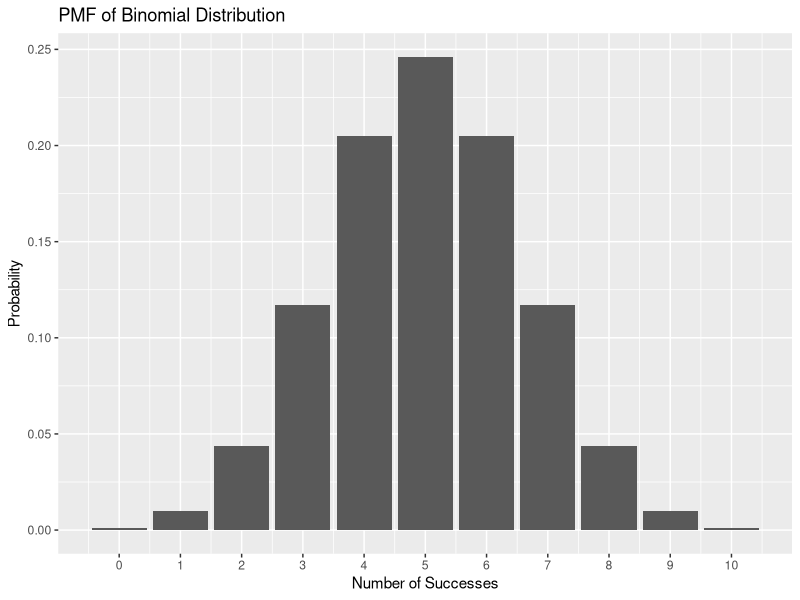
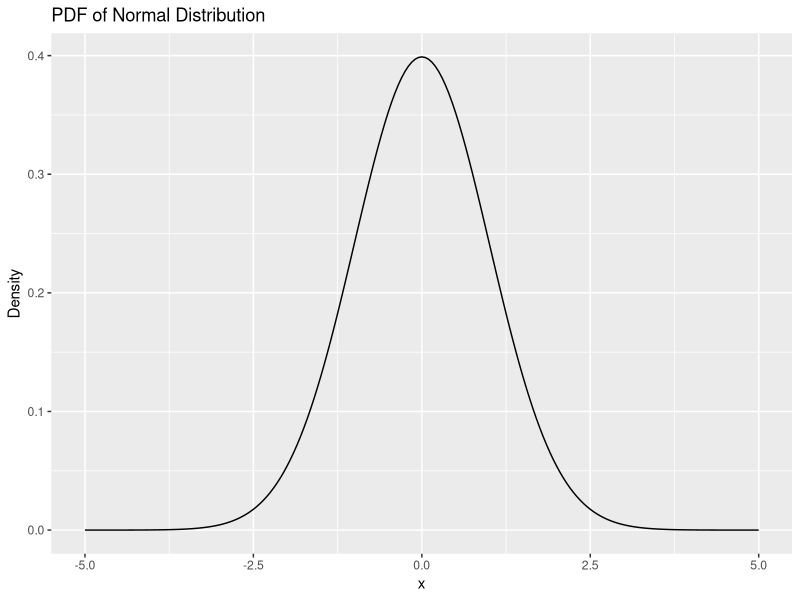
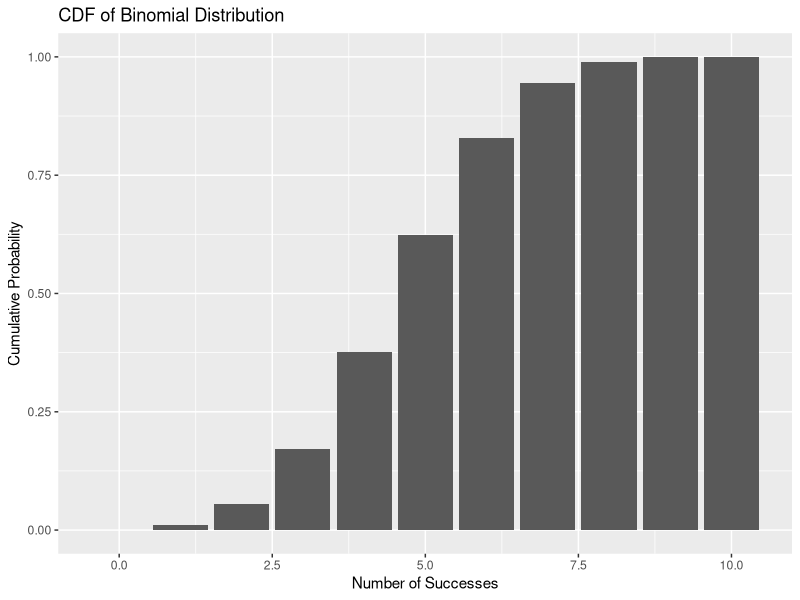
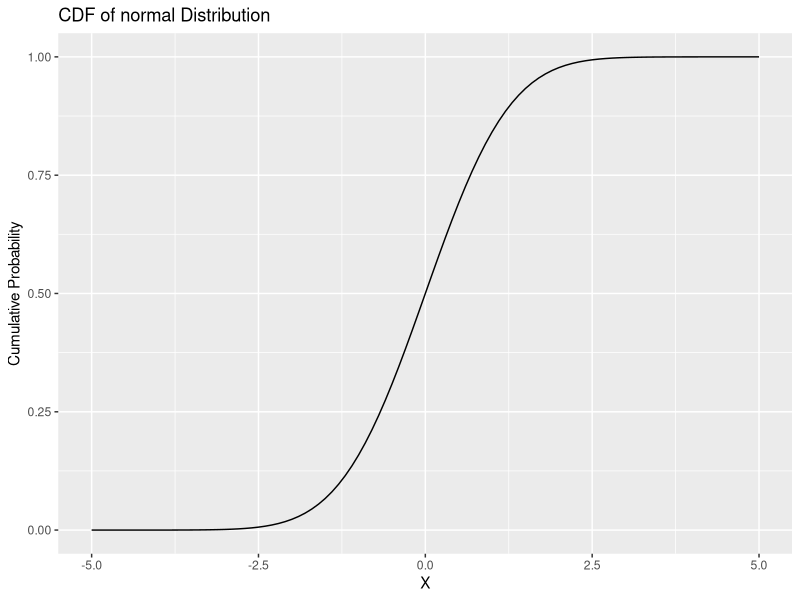
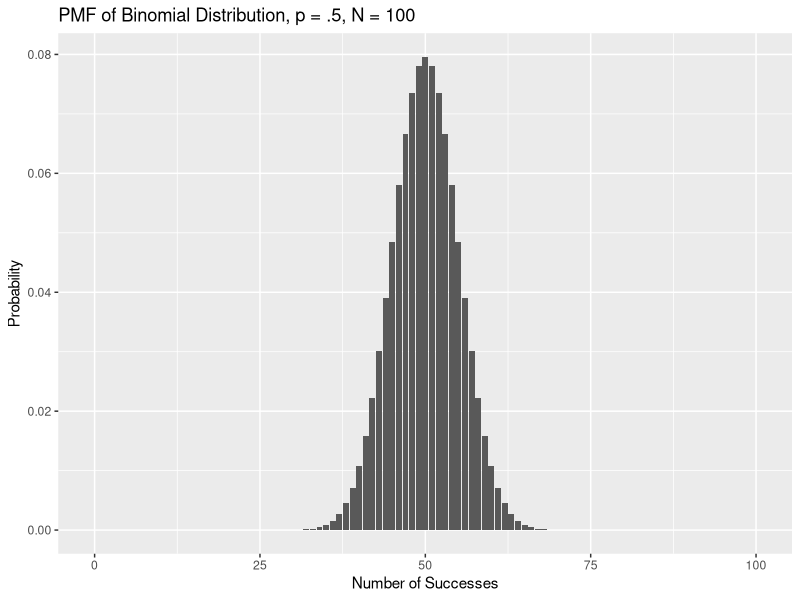
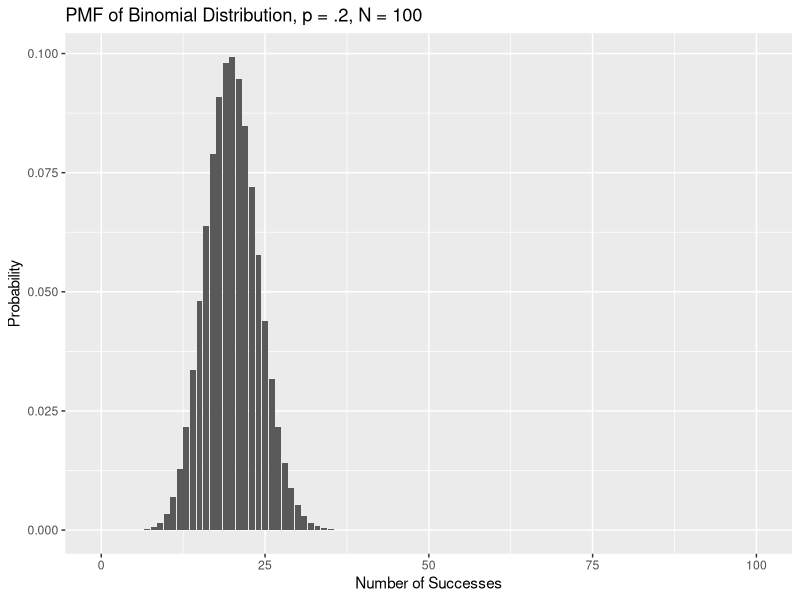
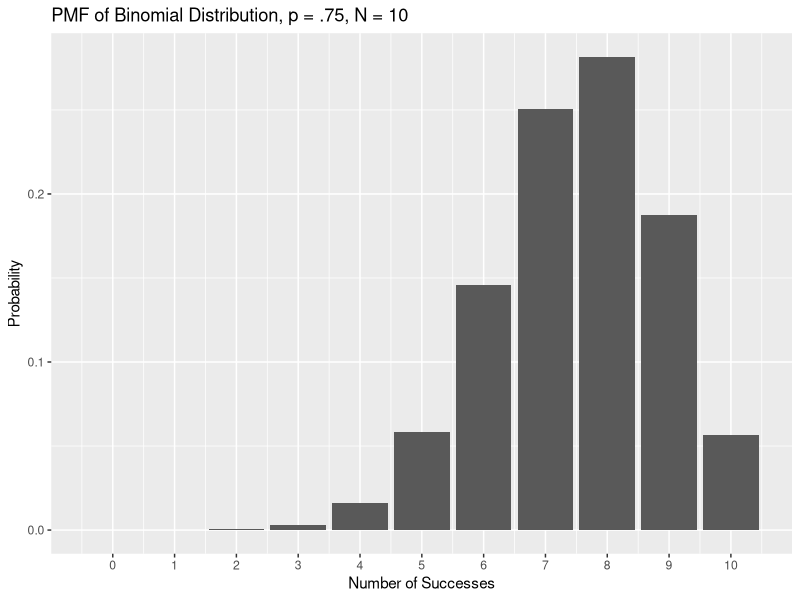
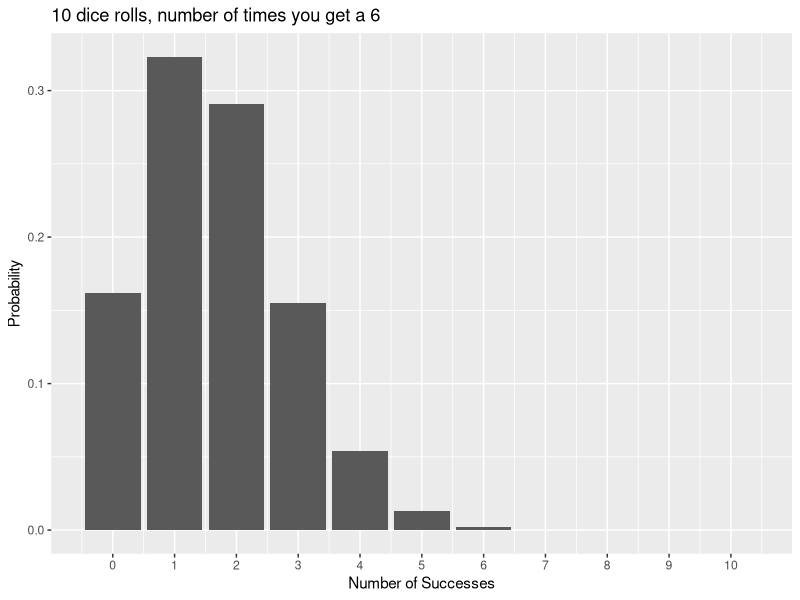

Generate these figures, in order, with R:
## ---- chunk 1
#| code-fold: true
library(ggplot2)
# Set the parameters
n <- 10 ;p <- 0.5; x <- 0:n
# Calculate the probability mass function
pmf <- dbinom(x, n, p)
pmf_df <- data.frame(x, pmf)
#creates a ggplot object with pmf_df as the data source 
ggplot(pmf_df, aes(x = x, y = pmf)) +
  geom_bar(stat = "identity") +
  ggtitle("PMF of Binomial Distribution") + xlab("Number of Successes") +
  ylab("Probability") +scale_x_continuous(breaks = seq(0, 10, by = 1))
## ---- chunk 2
pmf_df
## ---- chunk 3
#| code-fold: true
x <- seq(from = -5, to = 5, by = 0.05)
norm_dat <- data.frame(x = x, pdf = dnorm(x))
ggplot(norm_dat) + geom_line(aes(x = x, y = pdf)) +  ggtitle("PDF of Normal Distribution") +
  ylab("Density")
## ---- chunk 4
#| code-fold: true
# Set the parameters
n <- 10;p <- 0.5;x <- 0:n
# Cumulative Distribution Function
cdf <- pbinom(x, n, p)
cdf_df <- data.frame(x, cdf)
#creates a ggplot object with cdf_df as the data source
ggplot(cdf_df, aes(x = x, y = cdf)) +
  geom_bar(stat = "identity") + 
  ggtitle("CDF of Binomial Distribution") +
  xlab("Number of Successes") + ylab("Cumulative Probability")
## ---- chunk 5
#| code-fold: true
q <- seq(from = -5, to = 5, by = 0.1)
norm_dat <- data.frame(q = q, cdf = pnorm(q))
ggplot(norm_dat) + geom_line(aes(x = q, y = cdf)) +  ggtitle("CDF of normal Distribution") +
  xlab("X") + ylab("Cumulative Probability")
## ---- chunk 6
#| code-fold: true
n <- 100 ;p <- 0.5; x <- 0:n
# Calculate the probability mass function
pmf <- dbinom(x, n, p)
pmf_df <- data.frame(x, pmf)
#creates a ggplot object with pmf_df as the data source 
ggplot(pmf_df, aes(x = x, y = pmf)) +
  geom_bar(stat = "identity") +
  ggtitle("PMF of Binomial Distribution, p = .5, N = 100") + xlab("Number of Successes") +
  ylab("Probability")
## ---- chunk 7
#| code-fold: true
n <- 100 ;p <- 0.2; x <- 0:n
# Calculate the probability mass function
pmf <- dbinom(x, n, p)
pmf_df <- data.frame(x, pmf)
#creates a ggplot object with pmf_df as the data source 
ggplot(pmf_df, aes(x = x, y = pmf)) +
  geom_bar(stat = "identity") +
  ggtitle("PMF of Binomial Distribution, p = .2, N = 100") + xlab("Number of Successes") +
  ylab("Probability")
## ---- chunk 8
#| code-fold: true
n <- 10 ;p <- 0.75; x <- 0:n
# Calculate the probability mass function
pmf <- dbinom(x, n, p)
pmf_df <- data.frame(x, pmf)
#creates a ggplot object with pmf_df as the data source 
ggplot(pmf_df, aes(x = x, y = pmf)) +
  geom_bar(stat = "identity") +
  ggtitle("PMF of Binomial Distribution, p = .75, N = 10") + xlab("Number of Successes") +
  ylab("Probability") +scale_x_continuous(breaks = seq(0, 10, by = 1))
## ---- chunk 9
#| code-fold: true
n <- 10 ;p <- 1/6; x <- 0:n
# Calculate the probability mass function
pmf <- dbinom(x, n, p)
pmf_df <- data.frame(x, pmf)
#creates a ggplot object with pmf_df as the data source 
ggplot(pmf_df, aes(x = x, y = pmf)) +
  geom_bar(stat = "identity") +
  ggtitle("10 dice rolls, number of times you get a 6") + xlab("Number of Successes") +
  ylab("Probability") +scale_x_continuous(breaks = seq(0, 10, by = 1))
## ---- chunk 10
#| code-fold: true
#density
 dbinom(x = 2, size = 10, prob = .5)
## ---- chunk 11
#| code-fold: true
 dbinom(x = 0:10, size = 10, prob = .5)
## ---- chunk 12
#| code-fold: true
n <- 20 ;p <- 0.5; x <- 0:n
# Calculate the probability mass function
pmf <- dbinom(x, n, p)
pmf_df <- data.frame(x, pmf)
#creates a ggplot object with pmf_df as the data source 
ggplot(pmf_df, aes(x = x, y = pmf)) +
  geom_bar(stat = "identity") +
  ggtitle("PMF of Binomial Distribution, p = .5, N = 20") + xlab("Number of Successes") +
  ylab("Probability") +scale_x_continuous(breaks = seq(0, 20, by = 1)) 
## ---- chunk 13
#| code-fold: true
# Set the parameters
n <- 20;p <- 0.5;x <- 0:n
# Cumulative Distribution Function
cdf <- pbinom(x, n, p)
cdf_df <- data.frame(x, cdf)
#creates a ggplot object with cdf_df as the data source
ggplot(cdf_df, aes(x = x, y = cdf)) +
  geom_bar(stat = "identity") + 
  ggtitle("CDF of Binomial Distribution") +
  xlab("Number of Successes") + ylab("Cumulative Probability") +scale_x_continuous(breaks = seq(0, 20, by = 1))
## ---- chunk 14
#| code-fold: true
#probability
pbinom(q = 11, size = 20, prob = .5)
## ---- chunk 15
#quantile
qbinom(p = 0.75, size = 20, prob = 0.5)
## ---- chunk 16
qbinom(p = 0.7482, size = 20, prob = 0.5)
## ---- chunk 17
#random
rbinom(n = 100, size = 20, prob = .5)
## ---- chunk 18
#| code-fold: true
df <- replicate(100, rbinom(n = 20, size = 1, prob = 0.5))
results_df <- as.data.frame(t(df))
colnames(results_df) <- paste0("Trial_", 1:20)
results_df$total_successes <- rowSums(results_df)
results_df
## ---- chunk 19
#| code-fold: true
n <- 40 ;p <- 0.25; x <- 0:n
# Calculate the probability mass function
pmf <- dbinom(x, n, p)
pmf_df <- data.frame(x, pmf)
#creates a ggplot object with pmf_df as the data source 
ggplot(pmf_df, aes(x = x, y = pmf)) +
  geom_bar(stat = "identity") +
  ggtitle("PMF of Binomial Distribution, p = .25, N = 40") + xlab("Number of Successes") +
  ylab("Probability") +scale_x_continuous(breaks = seq(0, 40, by = 1)) 
## ---- chunk 20
.6*40
## ---- chunk 21
pbinom(q = 23, size = 40, prob = .25)
## ---- chunk 22
1-pbinom(q = 23, size = 40, prob = .25)
## ---- chunk 23
#| code-fold: true
lambda <- 4
k_values <- 0:15
probabilities <- dpois(x = k_values, lambda = lambda)
poisson_df <- data.frame(
  k = k_values,
  probability = probabilities
)

ggplot(poisson_df, aes(x = k, y = probability)) +
  geom_col() +
  labs(
    title = paste("Poisson Distribution (lambda =", lambda, ")"),
    subtitle = "Probability Mass Function (PMF)",
    x = "Number of Events (k)",
    y = "Probability P(X=k)"
  ) +  scale_x_continuous(breaks = k_values)
## ---- chunk 24
dpois(x = 0:15, lambda = 8)
## ---- chunk 25
#| code-fold: true
lambda <- 2
k_values <- 0:15
probabilities <- dpois(x = k_values, lambda = lambda)
poisson_df <- data.frame(
  k = k_values,
  probability = probabilities
)

ggplot(poisson_df, aes(x = k, y = probability)) +
  geom_col() +
  labs(
    title = paste("Poisson Distribution (lambda =", lambda, ")"),
    subtitle = "Probability Mass Function (PMF)",
    x = "Number of Events (k)",
    y = "Probability P(X=k)"
  ) +  scale_x_continuous(breaks = k_values)
## ---- chunk 26
#| code-fold: true
mean_val <- 5

size <- 1.5 ## aka theta

k_values <- 0:25

probabilities <- dnbinom(x = k_values, size = size, mu = mean_val)

nb_df <- data.frame(
  k = k_values,
  probability = probabilities
)

ggplot(nb_df, aes(x = k, y = probability)) +
  geom_col() + 
  labs(
    title = "Negative Binomial Distribution, x ~ (mean = 5, size = 1.5)",
    x = "Number of Events (k)",
    y = "Probability P(X=k)"
  ) +
  scale_x_continuous(breaks = seq(0, max(k_values), by = 2))


## ---- chunk 27
#| code-fold: true
x <- seq(from = 30, to = 180, by = 0.05)
norm_dat <- data.frame(x = x, pdf = dnorm(x, 100,15))
ggplot(norm_dat) + geom_line(aes(x = x, y = pdf)) +  ggtitle("PDF of Normal Distribution (100,15)") +
  ylab("Density")
## ---- chunk 28
#| code-fold: true
# 1. Load the ggplot2 library
library(ggplot2)

# 2. Set the parameters for the normal distribution
mean_val <- 0
sd_val <- 1

# 3. Generate a sequence of x-values for the curve
x_values <- seq(mean_val - 4 * sd_val, mean_val + 4 * sd_val, length.out = 500)

# 4. Calculate the probability density for each x-value
y_values <- dnorm(x_values, mean = mean_val, sd = sd_val)

# 5. Create a dataframe for plotting
normal_df <- data.frame(
  x = x_values,
  density = y_values
)

# 6. Create the plot with improved labels
ggplot(normal_df, aes(x = x, y = density)) +

  # --- Shaded Regions for the Empirical Rule ---
  geom_ribbon(data = subset(normal_df, x > mean_val - 3*sd_val & x < mean_val + 3*sd_val),
              aes(ymin = 0, ymax = density), fill = "lightblue", alpha = 0.8) +
  geom_ribbon(data = subset(normal_df, x > mean_val - 2*sd_val & x < mean_val + 2*sd_val),
              aes(ymin = 0, ymax = density), fill = "royalblue", alpha = 0.8) +
  geom_ribbon(data = subset(normal_df, x > mean_val - 1*sd_val & x < mean_val + 1*sd_val),
              aes(ymin = 0, ymax = density), fill = "navyblue", alpha = 0.8) +

  # --- The Curve and Mean Line ---
  geom_line(color = "black", size = 1) +
  geom_vline(xintercept = mean_val, color = "black", linetype = "dashed", size = 1) +
  
  # --- Text Annotations (Revised) ---
  # Label for 68% remains inside
  annotate("text", x = mean_val, y = dnorm(mean_val, mean_val, sd_val) * 0.5, 
           label = "68.26% within 1 SD", size = 5, color = "white", fontface = "bold") +
           
  # Label for 95% is moved above the curve
  annotate("text", x = mean_val + 1.6 * sd_val, y = dnorm(mean_val, mean_val, sd_val) * 0.9, 
           label = "95.44% within 2 SD", size = 4.5, color = "black") +
           
  # Arrow for 95% label
  geom_segment(
    aes(x = mean_val + 1.4 * sd_val, y = dnorm(mean_val, mean_val, sd_val) * 0.8,
        xend = mean_val + 1.1 * sd_val, yend = dnorm(mean_val, mean_val, sd_val) * 0.4),
    arrow = arrow(length = unit(0.2, "cm"))
  ) +
           
  # Label for 99.7% is moved above the curve
  annotate("text", x = mean_val + 2.7 * sd_val, y = dnorm(mean_val, mean_val, sd_val) * 0.4, 
           label = "99.7% within 3 SD", size = 4.5, color = "black") +

  # Arrow for 99.7% label
  geom_segment(
    aes(x = mean_val + 2.5 * sd_val, y = dnorm(mean_val, mean_val, sd_val) * 0.35,
        xend = mean_val + 2.2 * sd_val, yend = dnorm(mean_val + 1.5*sd_val, mean_val, sd_val) * 0.2),
    arrow = arrow(length = unit(0.2, "cm"))
  ) +

  # --- Labels and Theme ---
  labs(
    title = "Visualizing the 68 / 95.44 / 99.7",
    x = "Value",
    y = "Probability Density"
  ) +
  theme_minimal(base_size = 14) +
  # Remove the legend for the fill colors
  theme(legend.position = "none")
## ---- chunk 29
pnorm(q = 140, mean = 100, sd = 15)
## ---- chunk 30
pnorm(q = 2.666, mean = 0, sd = 1)
## ---- chunk 31
pnorm(q = 1.96)
## ---- chunk 32
#| code-fold: true
# 1. Load the ggplot2 library
library(ggplot2)

# 2. Define the parameters for the Standard Normal distribution
mean_val <- 0
sd_val <- 1
cutoff_z <- 1.96

# 3. Generate a sequence of x-values for the curve
x_values <- seq(mean_val - 4 * sd_val, mean_val + 4 * sd_val, length.out = 500)
y_values <- dnorm(x_values, mean = mean_val, sd = sd_val)
normal_df <- data.frame(x = x_values, density = y_values)

# 4. Calculate the exact probability for the label
prob_area <- pnorm(cutoff_z, mean = mean_val, sd = sd_val)

# 5. Create the plot
ggplot(normal_df, aes(x = x, y = density)) +
  # Draw the full bell curve
  geom_line(color = "black", size = 1) +
  
  # Add the shaded region corresponding to pnorm(1.96)
  geom_ribbon(
    data = subset(normal_df, x < cutoff_z),
    aes(ymin = 0, ymax = density),
    fill = "royalblue",
    alpha = 0.8
  ) +
  
  # Add a vertical line marking the cutoff point
  geom_vline(xintercept = cutoff_z, color = "firebrick", linetype = "dashed", size = 1) +
  
  # Add text to display the calculated area/probability
  annotate(
    "text",
    x = 0, 
    y = dnorm(0, mean_val, sd_val) * 0.5,
    label = paste0("Area = ", round(prob_area, 4)),
    size = 6,
    color = "white",
    fontface = "bold"
  ) +
  
  # Add titles and labels
  labs(
    title = "Visualization of pnorm(1.96)",
    subtitle = "Area under the Standard Normal Curve to the left of Z = 1.96",
    x = "Z-score",
    y = "Probability Density"
  ) +
  theme_minimal(base_size = 14)
## ---- chunk 33
dnorm(1.96)
## ---- chunk 34
dnorm(0)
## ---- chunk 35
#| code-fold: true
library(ggplot2)
mean_val <- 0
sd_val <- 1
point_z <- 1.96

x_values <- seq(mean_val - 4 * sd_val, mean_val + 4 * sd_val, length.out = 500)
y_values <- dnorm(x_values, mean = mean_val, sd = sd_val)
normal_df <- data.frame(x = x_values, density = y_values)

density_at_point <- dnorm(point_z, mean = mean_val, sd = sd_val)


ggplot(normal_df, aes(x = x, y = density)) +
  geom_line(color = "black", size = 1) +
  geom_segment(
    aes(x = point_z, y = 0, xend = point_z, yend = density_at_point),
    color = "firebrick",
    size = 1.2
  ) +  geom_point(aes(x = point_z, y = density_at_point), color = "firebrick", size = 4) +
  annotate(
    "text",
    x = point_z - 0.1, 
    y = density_at_point + 0.1,
    label = paste0("Height = dnorm(1.96)\n≈ ", round(density_at_point, 4)),
    size = 5,
    hjust = 0 # Right-justify the text
  ) +
  geom_curve(
    aes(x = point_z - 0.2, y = density_at_point + 0.08, xend = point_z, yend = density_at_point + 0.01),
    arrow = arrow(length = unit(0.2, "cm")),
    curvature = 0.3
  ) +
  labs(
    title = "Visualization of dnorm(1.96)",
    subtitle = "Showing the Density (Height) of the Curve at Z = 1.96",
    x = "Z-score",
    y = "Probability Density (Height)"
  ) +
  theme_minimal(base_size = 14)
## ---- chunk 36
#| code-fold: true
library(ggplot2)
mean_val <- 0
sd_val <- 1
point_z <- .5

x_values <- seq(mean_val - 4 * sd_val, mean_val + 4 * sd_val, length.out = 500)
y_values <- dnorm(x_values, mean = mean_val, sd = sd_val)
normal_df <- data.frame(x = x_values, density = y_values)

density_at_point <- dnorm(point_z, mean = mean_val, sd = sd_val)


ggplot(normal_df, aes(x = x, y = density)) +
  geom_line(color = "black", size = 1) +
  geom_segment(
    aes(x = point_z, y = 0, xend = point_z, yend = density_at_point),
    color = "firebrick",
    size = 1.2
  ) +  geom_point(aes(x = point_z, y = density_at_point), color = "firebrick", size = 4) +
  annotate(
    "text",
    x = point_z - 0.1, 
    y = density_at_point + 0.1,
    label = paste0("\n≈ ", round(density_at_point, 4)),
    size = 5,
    hjust = 0 # Right-justify the text
  ) +
  geom_curve(
    aes(x = point_z - 0.2, y = density_at_point + 0.08, xend = point_z, yend = density_at_point + 0.01),
    arrow = arrow(length = unit(0.2, "cm")),
    curvature = 0.3
  ) +
  labs(
    title = "Density of the Curve at Z = .5",
    x = "Z-score",
    y = "Probability Density (Height)"
  ) +
  theme_minimal(base_size = 14)
## ---- chunk 37
qnorm(.95)
## ---- chunk 38
qnorm(.975)
## ---- chunk 39
rnorm(n = 1, mean = 0, sd = 1)
## ---- chunk 40
rnorm(n = 1, mean = 100, sd = 15)
## ---- chunk 41
rnorm(n = 10, mean = 100, sd = 15)
## ---- chunk 42
#| code-fold: true
# 1. Load the necessary libraries
library(ggplot2)
library(dplyr)

# 2. Define the range for the x-axis
x_vals <- seq(-4, 4, length.out = 500)

# 3. Create a tidy data frame with densities for each distribution
plot_data <- tibble(
  x = x_vals,
  `Normal (df = Inf)` = dnorm(x),
  `t (df = 1)` = dt(x, df = 1),
  `t (df = 5)` = dt(x, df = 5),
  `t (df = 30)` = dt(x, df = 30)
) %>%
  # Pivot the data into a long format suitable for ggplot
  tidyr::pivot_longer(
    cols = -x,
    names_to = "distribution",
    values_to = "density"
  ) %>%
  # Make the 'distribution' column an ordered factor for a clean legend
  mutate(distribution = factor(distribution, levels = c("t (df = 1)", "t (df = 5)", "t (df = 30)", "Normal (df = Inf)")))


# 4. Create the plot
ggplot(plot_data, aes(x = x, y = density, color = distribution)) +
  geom_line(size = 1.2) +
  scale_color_manual(values = c("t (df = 1)" = "firebrick", 
                                "t (df = 5)" = "orange", 
                                "t (df = 30)" = "steelblue", 
                                "Normal (df = Inf)" = "black")) +
  labs(
    subtitle = "The t-distribution approaches the normal distribution as df increase.",
    x = "Value (Z-score)",
    y = "Probability Density",
    color = "Distribution"
  ) +
  theme_minimal(base_size = 14) +
  theme(legend.position = "bottom")
## ---- chunk 43
pt(1.96, df = 1)
## ---- chunk 44
pnorm(1.96)
## ---- chunk 45
pt(1.96, df = 20)
## ---- chunk 46
#| code-fold: true
# 1. Load the necessary libraries
library(ggplot2)
library(dplyr)
library(tidyr)

# 2. Define the range for the x-axis
x_vals <- seq(-4, 4, length.out = 500)

# 3. Create a tidy data frame with CUMULATIVE probabilities
# We now use pnorm() and pt() instead of dnorm() and dt()
plot_data_cdf <- tibble(
  x = x_vals,
  `Normal (df = Inf)` = pnorm(x),
  `t (df = 1)` = pt(x, df = 1),
  `t (df = 5)` = pt(x, df = 5),
  `t (df = 30)` = pt(x, df = 30)
) %>%
  # Pivot the data into a long format suitable for ggplot
  pivot_longer(
    cols = -x,
    names_to = "distribution",
    values_to = "cumulative_prob"
  ) %>%
  # Make the 'distribution' column an ordered factor for a clean legend
  mutate(distribution = factor(distribution, levels = c("t (df = 1)", "t (df = 5)", "t (df = 30)", "Normal (df = Inf)")))


# 4. Create the plot
ggplot(plot_data_cdf, aes(x = x, y = cumulative_prob, color = distribution)) +
  geom_line(size = 1.2) +
  scale_color_manual(values = c("t (df = 1)" = "firebrick", 
                                "t (df = 5)" = "orange", 
                                "t (df = 30)" = "steelblue", 
                                "Normal (df = Inf)" = "black")) +
  labs(
    title = "Normal vs. t-Distribution CDFs",
    x = "Value (Z-score)",
    y = "Cumulative Probability P(X <= x)",
    color = "Distribution"
  ) +
  theme_minimal(base_size = 14) +
  theme(legend.position = "bottom")
## ---- chunk 47
#| code-fold: true
# 1. Load the necessary libraries
library(ggplot2)
library(dplyr)
library(tidyr)

# 2. Define the range for the x-axis
# The F-distribution is only defined for positive values
x_vals <- seq(0, 5, length.out = 500)

# 3. Create a tidy data frame with densities for each distribution
# We use df() to get the density of the F-distribution
plot_data_f <- tibble(
  x = x_vals,
  `F(df1=3, df2=5)` = df(x, df1 = 3, df2 = 5),
  `F(df1=10, df2=20)` = df(x, df1 = 10, df2 = 20),
  `F(df1=500, df2=10)` = df(x, df1 = 500, df2 = 10)
) %>%
  # Pivot the data into a long format suitable for ggplot
  pivot_longer(
    cols = -x,
    names_to = "distribution",
    values_to = "density"
  ) %>%
  # Remove cases where density is infinite (can happen at x=0 for low df)
  filter(is.finite(density))


# 4. Create the plot
ggplot(plot_data_f, aes(x = x, y = density, color = distribution)) +
  geom_line(size = 1.2) +
  labs(title = "F distribution (df1, df2)",
    x = "F-value",
    y = "Density",
    color = "Distribution"
  ) + 
  theme(legend.position = "top")
## ---- chunk 48
#| code-fold: true
# Set parameters
num_samples <- 10000
degrees_freedom <- 4

# Use replicate() to run the expression num_samples times
chi_square_sums <- replicate(
  n = num_samples,
  expr = sum(rnorm(n = degrees_freedom)^2)
)

# Create a dataframe and plot
simulated_data_from_normal <- data.frame(
  chi_square_value = chi_square_sums
)

# Plot a histogram (code is identical to the one above)
ggplot(simulated_data_from_normal, aes(x = chi_square_value)) +
  geom_histogram(aes(y = ..density..), bins = 50, fill = "grey", color = "black") +
  stat_function(fun = dchisq, args = list(df = degrees_freedom), color = "red", size = 1.2) +
  labs(
    title = paste("Chi-Square Distribution Built from Normal Deviates (df =", degrees_freedom, ")"),
    x = "Chi-Square Value",
    y = "Density"
  ) +
  theme_minimal(base_size = 14)
## ---- chunk 49
#| code-fold: true
x_vals <- seq(0, 30, length.out = 500)
plot_data_chi <- tibble(
  x = x_vals,
  `df = 2` = dchisq(x, df = 2),
  `df = 5` = dchisq(x, df = 5),
  `df = 10` = dchisq(x, df = 10)
) %>%
  pivot_longer(
    cols = -x,
    names_to = "distribution",
    values_to = "density"
  ) %>%
  filter(is.finite(density))


ggplot(plot_data_chi, aes(x = x, y = density, color = distribution)) +
  geom_line(size = 1.2) +
  coord_cartesian(ylim = c(0, 0.25)) +
  labs(
    title = "The Chi-Square Distribution",
    subtitle = "The shape becomes less skewed as degrees of freedom (df) increase.",
    x = "Chi-Square Value",
    y = "Probability Density",
    color = "Distribution"
  ) +
  theme_minimal(base_size = 14) +
  theme(legend.position = "top")
## ---- chunk 50
#| code-fold: true
# 1. Load the necessary library
library(ggplot2)

# 2. Set the parameters for the simulation
num_samples <- 10000
df1 <- 5    # Numerator degrees of freedom
df2 <- 20   # Denominator degrees of freedom

# --- DATA PREPARATION ---

# 3a. Create the SIMULATED data (from the chi-square derivation)
chi_square_1 <- rchisq(n = num_samples, df = df1)
chi_square_2 <- rchisq(n = num_samples, df = df2)
f_values <- (chi_square_1 / df1) / (chi_square_2 / df2)
simulated_f_df <- data.frame(f_value = f_values)

# 3b. Create the THEORETICAL data for the smooth curve
x_theoretical <- seq(0, 5, length.out = 500)
theoretical_f_df <- data.frame(
  x = x_theoretical,
  density = df(x_theoretical, df1 = df1, df2 = df2)
)


# --- PLOTTING ---
# We will build the plot by adding layers from our two different dataframes

ggplot() +
  # Layer 1: The histogram from the SIMULATED data
  geom_histogram(
    data = simulated_f_df, 
    aes(x = f_value, y = after_stat(density)), # Use after_stat() for modern ggplot
    bins = 50, 
    fill = "blue", 
    color = "black", 
    alpha = 0.7
  ) +
  
  # Layer 2: The line from the THEORETICAL data
  geom_line(
    data = theoretical_f_df,
    aes(x = x, y = density),
    color = "black",
    size = 1.2
  ) +
  
  # Zoom in on the main part of the distribution
  coord_cartesian(xlim = c(0, 5)) + 
  labs(
    title = "Simulated F-Distribution F(5,20) from Chi-square ",
    x = "F-Value",
    y = "Density"
  ) +
  theme_minimal(base_size = 14)




